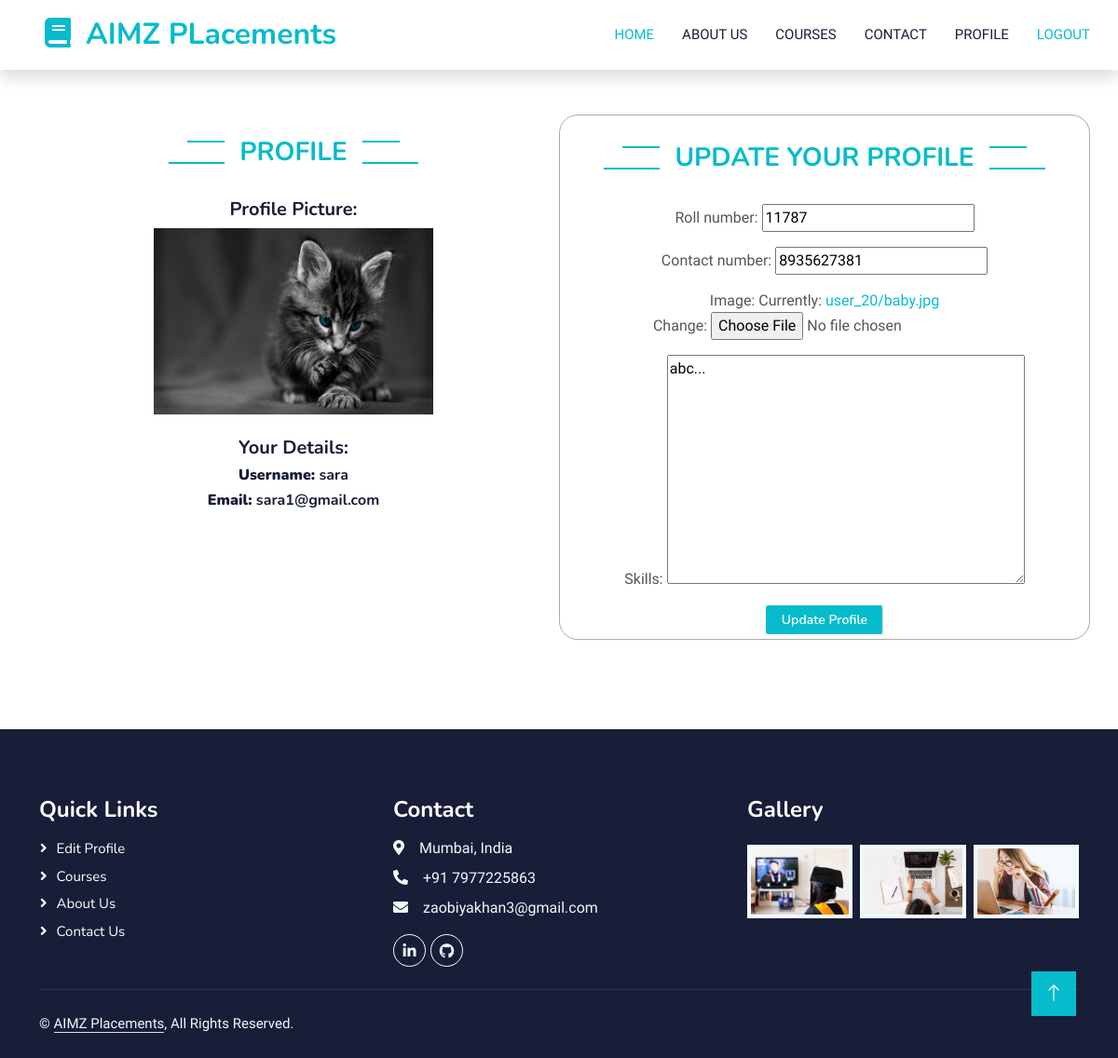
The app's page /profs/profile/ (signed in) with its own data.
### userauths/models.py (models this page shows, shortened)
class User(AbstractUser):
    USER_TYPE_CHOICES = [
        ('student', 'Student'),
        ('relationship_manager', 'Relationship Manager'),
    ]
    email = models.EmailField(unique=True)
    username = models.CharField(max_length = 100)
    bio = models.CharField(max_length = 100)
    user_type = models.CharField(max_length=20, choices=USER_TYPE_CHOICES, default = 'student')
    USERNAME_FIELD = "email"
    REQUIRED_FIELDS = ['username']

### profs/models.py (models this page shows, shortened)
class StudentProfile(models.Model):
    user = models.OneToOneField(User, on_delete=models.CASCADE)
    roll_number = models.CharField(max_length=20, unique=True)
    contact_number = models.CharField(max_length=15)
    image = models.ImageField(upload_to=user_directory_path)
    skills = models.TextField(default='abc...')
    class Meta:
        verbose_name_plural="Students"

### profs/views.py (the view)
# urls.py: path("profile/", views.profile, name="profile"),
def profile(request):
    user = request.user
    try:
        student = user.studentprofile
    except StudentProfile.DoesNotExist:
        student = StudentProfile.objects.create(user=user)
    if request.method == 'POST':
        form = StudentProfileForm(request.POST, instance=student)
        if form.is_valid():
            form.save()
            messages.success(request, 'Your Profile updated successfully!')
            return redirect('aimz:index')
    else:
        form = StudentProfileForm(instance=student)
    return render(request, 'aimz/profile.html', {'form': form})

### profs/forms.py
class StudentProfileForm(forms.ModelForm):
    class Meta:
        model = StudentProfile
        fields = ['roll_number', 'contact_number', 'image', 'skills']

### templates/aimz/profile.html (shortened to what this page needs)
{% load static %}
<!DOCTYPE html>
<html lang="en">
<head>
    <link href="https://cdnjs.cloudflare.com/ajax/libs/font-awesome/5.10.0/css/all.min.css" rel="stylesheet">
    <link href="https://cdn.jsdelivr.net/npm/bootstrap-icons@1.4.1/font/bootstrap-icons.css" rel="stylesheet">
    <link href="{% static 'lib/animate/animate.min.css' %}" rel="stylesheet">
    <link href="{% static 'lib/owlcarousel/assets/owl.carousel.min.css' %}" rel="stylesheet">
    <link href="{% static 'css/bootstrap.min.css' %}" rel="stylesheet">
    <link href="{% static 'css/style.css' %}" rel="stylesheet">
</head>
<body>
    <nav class="navbar navbar-expand-lg bg-white navbar-light shadow sticky-top p-0">
        <a href="index.html" class="navbar-brand d-flex align-items-center px-4 px-lg-5">
            <h2 class="m-0 text-primary"><i class="fa fa-book me-3"></i>AIMZ PLacements</h2>
        </a>
        <div class="collapse navbar-collapse" id="navbarCollapse">
            <div class="navbar-nav ms-auto p-4 p-lg-0">
                <a href="{% url 'aimz:index' %}" class="nav-item nav-link active">Home</a>
                <a href="{% url 'aimz:about' %}" class="nav-item nav-link">About us</a>
                <a href="{% url 'aimz:course_list' %}" class="nav-item nav-link">Courses</a>
                <a href="{% url 'aimz:contact' %}" class="nav-item nav-link">Contact</a>
                <a href="{% url 'profs:profile' %}" class="nav-item nav-link">Profile</a>
                <a href="{% url 'userauths:sign-out' %}" class="nav-item nav-link active">Logout</a>
            </div>
        </div>
    </nav>
    <div class="container-xxl py-5">
        <div class="container">
            <div class="row">
                <div class="col-md-6">
                    <div class="text-center wow fadeInUp" data-wow-delay="0.1s">
                        <br>
                        <h3 class="section-title bg-white text-center text-primary px-3">Profile</h3>
                        <br>
                        <div>
                            <br>
                            <h5>Profile Picture:</h5>
                            <img src="{{ user.studentprofile.image.url }}" alt="Profile Picture" width="300" height="200">
                            <br>
                        </div>
                        <div>
                            <br>
                            <h5>Your Details:</h5>
                            <h6><strong>Username:</strong> {{ user.username }}</h6>
                            <h6><strong>Email:</strong> {{ user.email }}</h6>
                        </div>
                    </div>
                </div>
                <div class="col-md-6" style="border-radius: 20px; padding: 5px 5px; border: 1px solid #00000053;">
                    <div class="text-center wow fadeInUp" data-wow-delay="0.1s">
                        <br>
                        <h3 class="section-title bg-white text-center text-primary px-3">Update Your Profile</h3>
                        <form method="POST" enctype="multipart/form-data">
                            <br>
                            {{ form.as_p }}
                            <button type="submit" class="flex-shrink-0 btn btn-sm btn-primary px-3 border-end">Update Profile</button>
                        </form>
                    </div>
                </div>
            </div>
        </div>
    </div>
    <div class="container-fluid bg-dark text-light footer pt-5 mt-5 wow fadeIn" data-wow-delay="0.1s">
        <div class="container py-4">
            <div class="row g-4">
                <div class="col-lg-4 col-md-6">
                    <h4 class="text-white mb-3">Quick Links</h4>
                    <a class="btn btn-link" href="{% url 'profs:profile' %}">Edit Profile</a>
                    <a class="btn btn-link" href="{% url 'aimz:course_list' %}">Courses</a>
                    <a class="btn btn-link" href="{% url 'aimz:about' %}">About Us</a>
                    <a class="btn btn-link" href="{% url 'aimz:contact' %}">Contact Us</a>
                </div>
                <div class="col-lg-4 col-md-6">
                    <h4 class="text-white mb-3">Contact</h4>
                    <p class="mb-2"><i class="fa fa-map-marker-alt me-3"></i>Mumbai, India</p>
                    <p class="mb-2"><i class="fa fa-phone-alt me-3"></i>+91 7977225863</p>
                    <p class="mb-2"><i class="fa fa-envelope me-3"></i>zaobiyakhan3@gmail.com</p>
                    <div class="d-flex pt-2">
                        <a class="btn btn-outline-light btn-social" href="https://www.linkedin.com/in/zaobiya-khan/"><i class="fab fa-linkedin-in"></i></a>
                        <a class="btn btn-outline-light btn-social" href="https://github.com/Zaobiya"><i class="fab fa-github"></i></a>
                    </div>
                </div>
                <div class="col-lg-4 col-md-6">
                    <h4 class="text-white mb-3">Gallery</h4>
                    <div class="row g-2 pt-2">
                        <div class="col-4">
                            <img class="img-fluid bg-light p-1" src="{% static 'img/course-1.jpg' %}" alt="">
                        </div>
                        <div class="col-4">
                            <img class="img-fluid bg-light p-1" src="{% static 'img/course-2.jpg' %}" alt="">
                        </div>
                        <div class="col-4">
                            <img class="img-fluid bg-light p-1" src="{% static 'img/course-3.jpg' %}" alt="">
                        </div>
                    </div>
                </div>
            </div>
        </div>
        <div class="container">
            <div class="copyright">
                <div class="row">
                    <div class="col-md-6 text-center text-md-start mb-3 mb-md-0">
                        &copy; <a class="border-bottom" href="#">AIMZ Placements</a>, All Rights Reserved.
                    </div>
                </div>
            </div>
        </div>
    </div>
    <a href="#" class="btn btn-lg btn-primary btn-lg-square back-to-top"><i class="bi bi-arrow-up"></i></a>
</body>
</html>

### static/css/style.css (style rules this page uses)
:root { --primary: #06BBCC; --light: #F0FBFC; --dark: #181d38; }
.back-to-top { position: fixed; display: none; right: 45px; bottom: 45px; z-index: 99; }
.btn { font-family: 'Nunito', sans-serif; font-weight: 600; transition: .5s; }
.btn.btn-primary, .btn.btn-secondary { color: #FFFFFF; }
.btn-lg-square { width: 48px; height: 48px; }
.btn-square, .btn-sm-square, .btn-lg-square { padding: 0; display: flex; align-items: center; justify-content: center; font-weight: normal; border-radius: 0px; }
.navbar-light .navbar-nav .nav-link { margin-right: 30px; padding: 25px 0; color: #FFFFFF; font-size: 15px; text-transform: uppercase; outline: none; }
.navbar-light .navbar-nav .nav-link:hover, .navbar-light .navbar-nav .nav-link.active { color: var(--primary); }
.navbar-light .navbar-brand, .navbar-light a.btn { height: 75px; }
.navbar-light .navbar-nav .nav-link { color: var(--dark); font-weight: 500; }
.navbar-light.sticky-top { top: -100px; transition: .5s; }
.section-title { position: relative; display: inline-block; text-transform: uppercase; }
.section-title::before { position: absolute; content: ""; width: calc(100% + 80px); height: 2px; top: 4px; left: -40px; background: var(--primary); z-index: -1; }
.section-title::after { position: absolute; content: ""; width: calc(100% + 120px); height: 2px; bottom: 5px; left: -60px; background: var(--primary); z-index: -1; }
.footer .btn.btn-social { margin-right: 5px; width: 35px; height: 35px; display: flex; align-items: center; justify-content: center; color: var(--light); font-weight: normal; border: 1px solid #FFFFFF; border-radius: 35px; transition: .3s; }
.footer .btn.btn-link { display: block; margin-bottom: 5px; padding: 0; text-align: left; color: #FFFFFF; font-size: 15px; font-weight: normal; text-transform: capitalize; transition: .3s; }
.footer .btn.btn-link::before { position: relative; content: "\f105"; font-family: "Font Awesome 5 Free"; font-weight: 900; margin-right: 10px; }
.footer .copyright { padding: 25px 0; font-size: 15px; border-top: 1px solid rgba(256, 256, 256, .1); }
.footer .copyright a { color: var(--light); }

### records on screen
User: studentprofile.image (picture), username "sara", email "sara1@gmail.com"
StudentProfile: roll_number "11787", contact_number "8935627381", skills "abc..."
